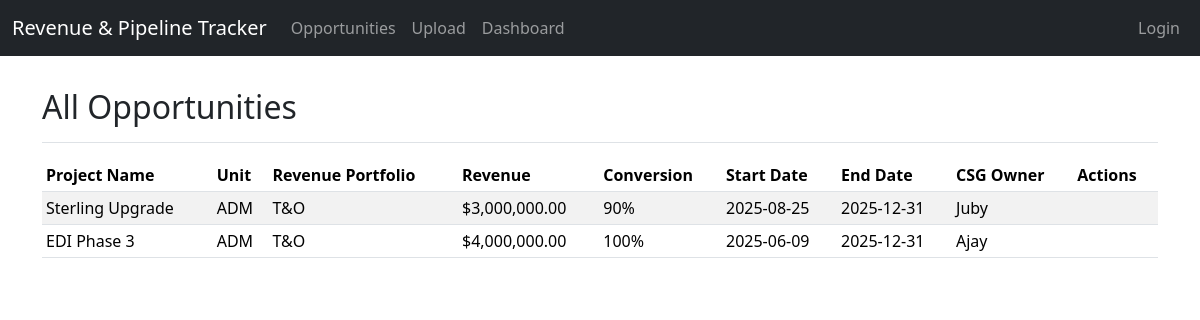
Before: / with the older database file.
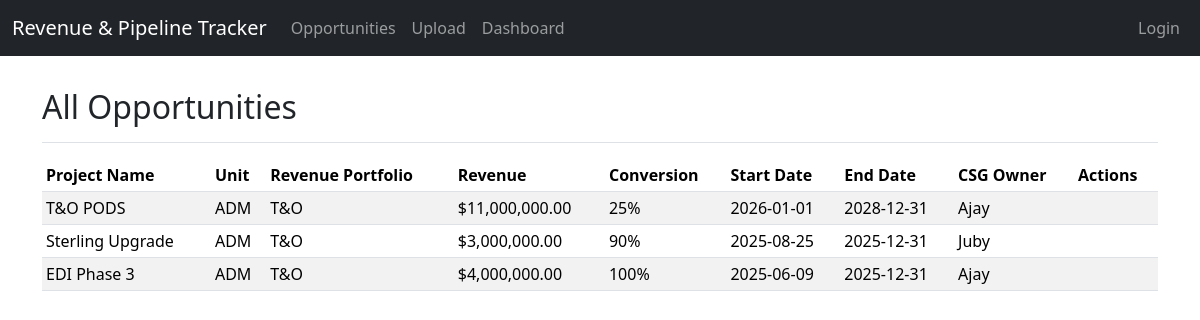
After: the same page with the newer database file.
### app.py (models this page shows, shortened)
class Opportunity(db.Model):
    id = db.Column(db.Integer, primary_key=True)
    project_name = db.Column(db.String(200), nullable=False)
    revenue_portfolio = db.Column(db.Enum(RevenuePortfolioEnum), nullable=False)
    unit = db.Column(db.Enum(UnitEnum), nullable=False)
    csg_owner = db.Column(db.Enum(CSGOwnerEnum), nullable=False)
    delivery_owner = db.Column(db.Enum(DeliveryOwnerEnum), nullable=False)
    originating_revenue_type = db.Column(db.Enum(OriginatingRevenueTypeEnum), nullable=False)
    revenue_type = db.Column(db.Enum(RevenueTypeEnum), nullable=False)
    conversion = db.Column(db.Integer, nullable=False) # Percentage
    ritm = db.Column(db.String(100))
    sow_number = db.Column(db.String(100))
    start_date = db.Column(db.Date)
    end_date = db.Column(db.Date)
    revenue = db.Column(db.Float, nullable=False)
    client_director = db.Column(db.String(100))

### app.py (the view)
@app.route('/')
def index():
    opportunities = Opportunity.query.order_by(Opportunity.start_date.desc()).all()
    return render_template('index.html', opportunities=opportunities)

### app.py (called while the page is built)
@app.context_processor
def inject_enums():
    return {
        'RevenuePortfolioEnum': RevenuePortfolioEnum,
        'UnitEnum': UnitEnum,
        'CSGOwnerEnum': CSGOwnerEnum,
        'DeliveryOwnerEnum': DeliveryOwnerEnum,
        'OriginatingRevenueTypeEnum': OriginatingRevenueTypeEnum,
        'RevenueTypeEnum': RevenueTypeEnum,
        'current_user': current_user # Make current_user available in all templates
    }

### templates/index.html (shortened to what this page needs)
{% extends 'base.html' %}
{% block content %}
<div class="d-flex justify-content-between flex-wrap flex-md-nowrap align-items-center pt-3 pb-2 mb-3 border-bottom">
    <h1 class="h2">All Opportunities</h1>
</div>
<div class="table-responsive">
    <table class="table table-striped table-sm">
        <thead>
            <tr>
                <th>Project Name</th>
                <th>Unit</th>
                <th>Revenue Portfolio</th>
                <th>Revenue</th>
                <th>Conversion</th>
                <th>Start Date</th>
                <th>End Date</th>
                <th>CSG Owner</th>
                <th>Actions</th>
            </tr>
        </thead>
        <tbody>
            {% for opp in opportunities %}
            <tr>
                <td>{{ opp.project_name }}</td>
                <td>{{ opp.unit.value }}</td>
                <td>{{ opp.revenue_portfolio.value }}</td>
                <td>${{ "{:,.2f}".format(opp.revenue) }}</td>
                <td>{{ opp.conversion }}%</td>
                <td>{{ opp.start_date.strftime('%Y-%m-%d') if opp.start_date else 'N/A' }}</td>
                <td>{{ opp.end_date.strftime('%Y-%m-%d') if opp.end_date else 'N/A' }}</td>
                <td>{{ opp.csg_owner.value }}</td>
                <td>
                </td>
            </tr>
            {% else %}
            <tr>
                <td colspan="9" class="text-center">No opportunities found. Add one to get started!</td>
            </tr>
            {% endfor %}
        </tbody>
    </table>
</div>
{% endblock %}

### templates/base.html (shortened to what this page needs)
<!doctype html>
<html lang="en">
  <head>
    <link href="https://cdn.jsdelivr.net/npm/bootstrap@5.3.3/dist/css/bootstrap.min.css" rel="stylesheet">
  </head>
  <body>
    <nav class="navbar navbar-expand-md navbar-dark fixed-top bg-dark">
        <div class="container-fluid">
            <a class="navbar-brand" href="{{ url_for('index') }}">Revenue & Pipeline Tracker</a>
            <div class="collapse navbar-collapse" id="navbarCollapse">
                <ul class="navbar-nav me-auto mb-2 mb-md-0">
                    <li class="nav-item"><a class="nav-link" href="{{ url_for('index') }}">Opportunities</a></li>
                    <li class="nav-item"><a class="nav-link" href="{{ url_for('upload_spreadsheet') }}">Upload</a></li>
                    <li class="nav-item"><a class="nav-link" href="{{ url_for('dashboard') }}">Dashboard</a></li>
                </ul>
                <ul class="navbar-nav ms-auto mb-2 mb-md-0">
                    {% if current_user.is_authenticated %}
                        <li class="nav-item"><span class="nav-link">Hello, {{ current_user.username }}!</span></li>
                        <li class="nav-item"><a class="nav-link" href="{{ url_for('logout') }}">Logout</a></li>
                    {% else %}
                        <li class="nav-item"><a class="nav-link" href="{{ url_for('login') }}">Login</a></li>
                    {% endif %}
                </ul>
            </div>
        </div>
    </nav>
    <main class="container">
        {% block content %}{% endblock %}
    </main>
  </body>
</html>

### templates/base.html (style rules this page uses)
body { padding-top: 4.5rem; }

Changed rows visible on the page:
added Opportunity: project_name "T&O PODS", unit.value "ADM", revenue_portfolio.value "T&O", revenue "11,000,000.00", conversion "25", start_date "2026-01-01", end_date "2028-12-31", csg_owner.value "Ajay"
